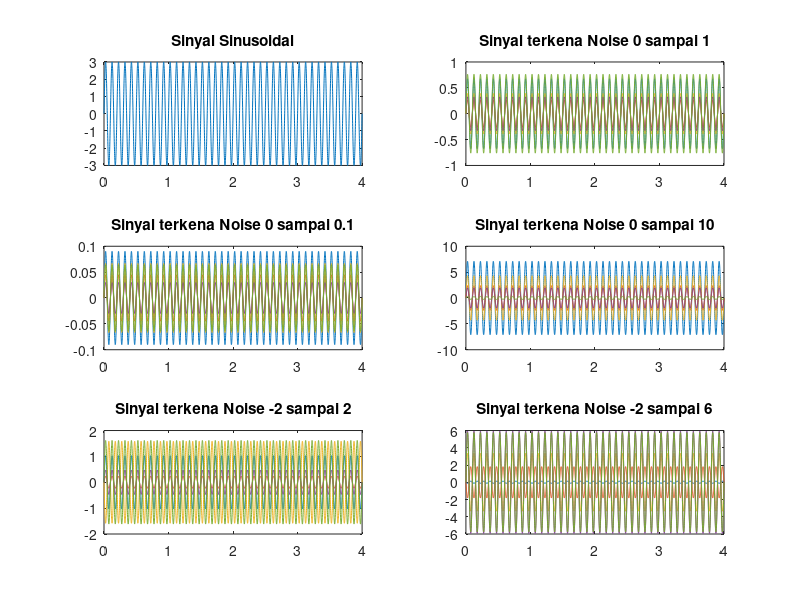

This figure's MATLAB source:
%-----------------RAMADHAN PRIHANTONO----------------------
%--------------Operasi sinyal, Sistem, dan Noise-----------------

fs=1000;
x1=3;
x2=0;
% periode
T=(x1+1);
t=0:1/fs:T;
% frekuensi
f=(x2+1)*10;
% tipe sinyal
p= mod(30,3);
% amplitudo
A=x1+x2;
%ploting 1
y=A*sin(2*pi*f*t);
subplot(3,2,1)
plot(t,y)
title('Sinyal Sinusoidal');

%range 0 sampai 1
b=rand(5,1)

%ploting 2
z=b*sin(2*pi*f*t);

subplot(3,2,2)
plot(t,z)
title('Sinyal terkena Noise 0 sampai 1');

%range 0 sampai 0.1
c=0.1*rand(5,1)

%ploting 3
w=c*sin(2*pi*f*t)

subplot(3,2,3)
plot(t,w)
title('Sinyal terkena Noise 0 sampai 0.1');

%range 0 sampai 10
d=10*rand(5,1)

%ploting 4
v=d*sin(2*pi*f*t);

subplot(3,2,4)
plot(t,v)
title('Sinyal terkena Noise 0 sampai 10');

%range -2 sampai 2
e=4*rand(5,1)-2

%ploting 5
u=e*sin(2*pi*f*t);

subplot(3,2,5)
plot(t,u)
title('Sinyal terkena Noise -2 sampai 2');

%range -2 sampai 6
g=8*rand(5,1)-2

%ploting 5
s=g*sin(2*pi*f*t);

subplot(3,2,6)
plot(t,s)
title('Sinyal terkena Noise -2 sampai 6');
